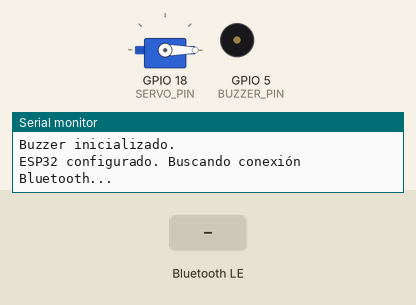
The sketch below on a simulated ESP32. Shown: servo, buzzer (waves = sounding), the last lines printed to the serial monitor. The inputs (shaded band) are chosen by the test bench. Nothing arrives over Bluetooth unless stated; a phone connects over Bluetooth LE 3 s after start.

Above: at 1.2 s.
1.3 s: Bluetooth LE write "FLEXION" received
7.3 s: Bluetooth LE write "EMERGENCIA" received
At 7.3 s:
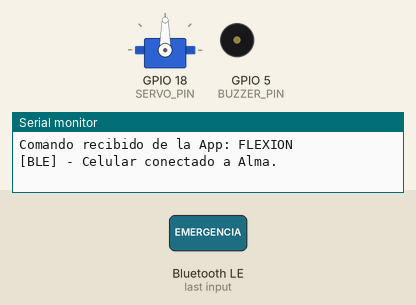
At 14.1 s:
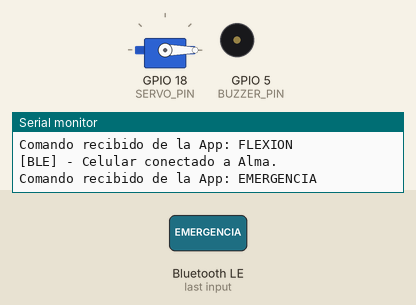
Timing chart, 0 to 15.6 s (numbered marks = the images above; inputs shaded):
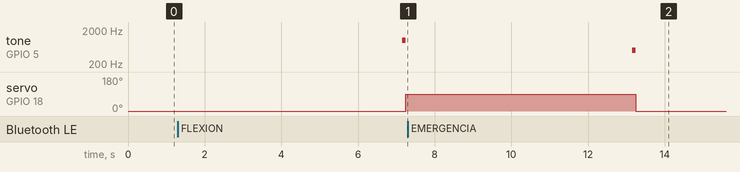

The sketch:

esp32_alma_firmware.ino
```cpp
#include <BLEDevice.h>
#include <BLEServer.h>
#include <BLEUtils.h>
#include <BLE2902.h>
#include <ESP32Servo.h>

// --- CONFIGURACIÓN DE HARDWARE ---
const int SERVO_PIN = 18; // Pin de señal PWM para el servomotor
const int BUZZER_PIN = 5; // Pin de salida para el buzzer/speaker
Servo exoServo;

// --- ESTADO DEL SISTEMA ---
bool deviceConnected = false;
bool safeMode = true;
int currentAngle = 0;
int currentSpeed = 5; // Velocidad lógica 1-10
int completedReps = 0;

BLECharacteristic *pTxCharacteristic;

// UUIDs deben coincidir con la app
#define SERVICE_UUID           "6e400001-b5a3-f393-e0a9-e50e24dcca9e"
#define CHARACTERISTIC_UUID_RX "6e400002-b5a3-f393-e0a9-e50e24dcca9e"
#define CHARACTERISTIC_UUID_TX "6e400003-b5a3-f393-e0a9-e50e24dcca9e"

void enviarNotificacion(const String &mensaje) {
  if (deviceConnected && pTxCharacteristic) {
    pTxCharacteristic->setValue(mensaje.c_str());
    pTxCharacteristic->notify();
  }
}

int delayForSpeed(int speedLevel) {
  speedLevel = constrain(speedLevel, 1, 10);
  return map(speedLevel, 1, 10, 100, 20);
}

// Función para emitir sonido en el buzzer
void emitirSonido(int frecuencia, int duracion) {
  // Usar ledcSetup para PWM de alta frecuencia en el ESP32
  ledcSetup(0, frecuencia, 8); // Canal 0, frecuencia, 8-bit resolución
  ledcAttachPin(BUZZER_PIN, 0); // Adjuntar pin al canal
  ledcWrite(0, 200); // Volumen ~78% del máximo
  delay(duracion);
  ledcWrite(0, 0); // Apagar sonido
  ledcDetachPin(BUZZER_PIN); // Desadjuntar pin
}

void moverServoA(int anguloDestino, int velocidad) {
  anguloDestino = constrain(anguloDestino, 0, 180);
  int paso = anguloDestino > currentAngle ? 1 : -1;
  int retraso = delayForSpeed(velocidad);

  while (currentAngle != anguloDestino) {
    currentAngle += paso;
    exoServo.write(currentAngle);
    delay(retraso);
  }

  // Emitir sonido al completar movimiento
  if (anguloDestino > 45) {
    // Sonido agudo para subida (FLEXION)
    emitirSonido(1000, 100); // 1kHz, 100ms
  } else {
    // Sonido grave para bajada (REPOSO)
    emitirSonido(500, 100); // 500Hz, 100ms
  }
}

void modoSeguro() {
  safeMode = true;
  moverServoA(0, currentSpeed);
  enviarNotificacion("ALERTA_PARADA");
}

void procesarComando(const String &rawCommand) {
  String comando = rawCommand;
  comando.trim();
  comando.toUpperCase();

  if (comando.length() == 0) return;

  if (comando.startsWith("VELOCIDAD:")) {
    int velocidad = comando.substring(10).toInt();
    velocidad = constrain(velocidad, 1, 10);
    currentSpeed = velocidad;
    enviarNotificacion("VELOCIDAD_OK:" + String(currentSpeed));
    return;
  }

  if (comando.startsWith("REPS:")) {
    int reps = comando.substring(5).toInt();
    if (reps > 0) {
      completedReps = reps;
      enviarNotificacion("REPS_OK:" + String(completedReps));
    }
    return;
  }

  if (comando == "EMERGENCIA") {
    modoSeguro();
    return;
  }

  if (comando == "FLEXION") {
    safeMode = false;
    moverServoA(90, currentSpeed);
    completedReps++;
    enviarNotificacion("FLEXION_OK");
    return;
  }

  if (comando == "REPOSO") {
    safeMode = false;
    moverServoA(0, currentSpeed);
    enviarNotificacion("REPOSO_OK");
    return;
  }

  enviarNotificacion("COMANDO_DESCONOCIDO");
}

class MyServerCallbacks : public BLEServerCallbacks {
  void onConnect(BLEServer* pServer) override {
    deviceConnected = true;
    Serial.println("[BLE] - Celular conectado a Alma.");
    enviarNotificacion("ESP32_CONECTADO");
  }

  void onDisconnect(BLEServer* pServer) override {
    deviceConnected = false;
    Serial.println("[BLE] - Celular desconectado. Reiniciando anuncio...");
    modoSeguro();
    pServer->getAdvertising()->start();
  }
};

class MyCallbacks : public BLECharacteristicCallbacks {
  void onWrite(BLECharacteristic *pCharacteristic) override {
    std::string rxValue = pCharacteristic->getValue();
    if (rxValue.length() == 0) return;

    String comando = String(rxValue.c_str());
    comando.trim();
    Serial.print("Comando recibido de la App: ");
    Serial.println(comando);

    procesarComando(comando);
  }
};

void setup() {
  Serial.begin(115200);

  // Inicializar servo
  exoServo.setPeriodHertz(50);
  exoServo.attach(SERVO_PIN, 500, 2500);
  exoServo.write(0);
  currentAngle = 0;
  safeMode = true;
  Serial.println("Motor inicializado y asegurado en 0°.");

  // Inicializar buzzer
  pinMode(BUZZER_PIN, OUTPUT);
  digitalWrite(BUZZER_PIN, LOW);
  Serial.println("Buzzer inicializado.");

  BLEDevice::init("EXO_UPN");
  BLEServer *pServer = BLEDevice::createServer();
  pServer->setCallbacks(new MyServerCallbacks());

  BLEService *pService = pServer->createService(SERVICE_UUID);

  pTxCharacteristic = pService->createCharacteristic(
    CHARACTERISTIC_UUID_TX,
    BLECharacteristic::PROPERTY_NOTIFY
  );
  pTxCharacteristic->addDescriptor(new BLE2902());

  BLECharacteristic *pRxCharacteristic = pService->createCharacteristic(
    CHARACTERISTIC_UUID_RX,
    BLECharacteristic::PROPERTY_WRITE
  );
  pRxCharacteristic->setCallbacks(new MyCallbacks());

  pService->start();
  pServer->getAdvertising()->start();
  Serial.println("ESP32 configurado. Buscando conexión Bluetooth...");
}

void loop() {
  delay(20);
}
```

Measured:
- after the input at 1.3 s, tone on GPIO 5 (BUZZER_PIN): silent → 1000 Hz after 5.9 s, → silent 0.10 s later; servo on GPIO 18 (SERVO_PIN): 0° → 90° after 6.0 s
- after the input at 7.3 s, tone on GPIO 5 (BUZZER_PIN): silent → 500 Hz after 5.9 s, → silent 0.10 s later; servo on GPIO 18 (SERVO_PIN): 90° → 0° after 6.0 s
